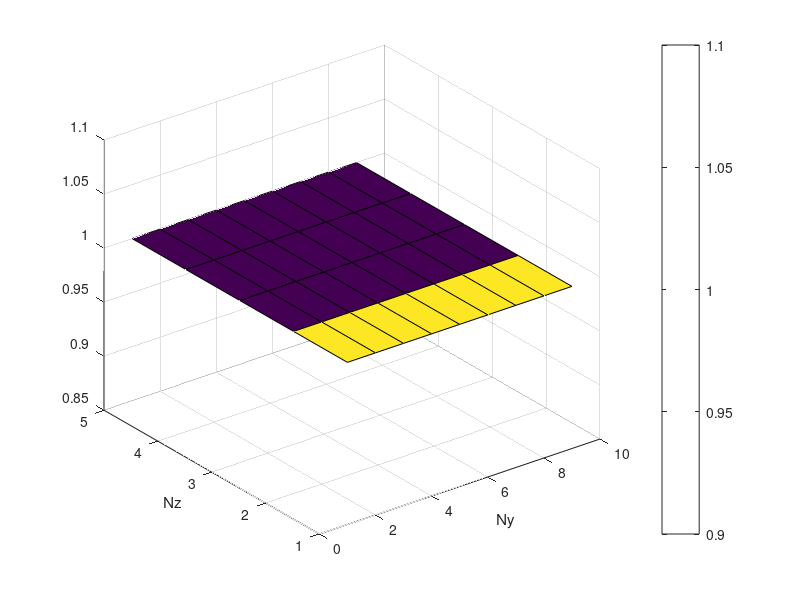

This chart was generated by the following MATLAB code:
close all;
clear all;

Nz = 5; Ny = 9;

A1 = zeros(Nz,Ny); A2 = zeros(Nz,Ny); A3 = zeros(Nz,Ny); A4 = zeros(Nz,Ny);

A1(Nz,Ny) = 1; A1(Nz,Ny-1) = 1;
A2(Nz,1) = 1; A2(Nz,2) = 1;
A3(1,:) = 1;
A4(Nz,Ny) = 1; A4(Nz,Ny-1) = 1; A4(Nz,1) = 1; A4(Nz,2) = 1; A4(1,:) = 1;

A = A4; % (1)-A1 (2)-A2 (3)-A3 (4)-A4

B = A;

for ii = 1:1000
    for j = 1 : Nz
        for i = 1: Ny
            if     (1<i && i<Ny && 1<j && j<Nz) % Not boundary 
                B(j,i) = 0.25*(A(j+1,i)+A(j,i+1)+A(j-1,i)+A(j,i-1));
            elseif (i==1 && 1<j && j<Nz) % Left condition
                B(j,i) = 0.25*(2*A(j,i+1)+A(j+1,i)+A(j-1,i));
            elseif (i==Ny && 1<j && j<Nz) % Right condition
                B(j,i) = 0.25*(2*A(j,i-1)+A(j+1,i)+A(j-1,i));
            elseif (j==Nz && 2<i && i<Ny-1) % Top condition
                B(j,i) = 0.25*(2*A(j-1,i)+A(j,i+1)+A(j,i-1));
            end
        end
    end
    A = B;
end

surf(A);
xlabel('Ny');
ylabel('Nz');
colorbar;
